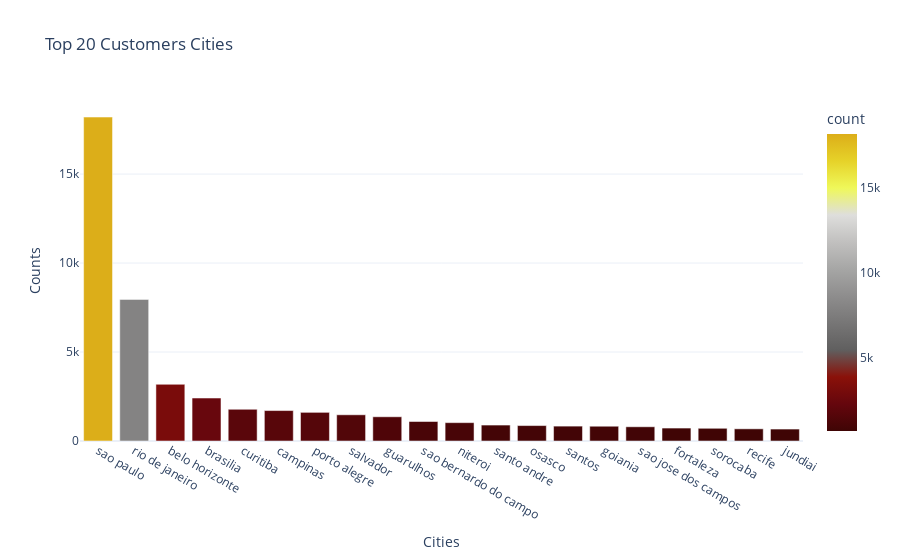

This figure's notebook cell:
### Code cell
# Customer city distribution (top 20):
top_cities = df_customers_geo['customer_city'].value_counts().nlargest(20).reset_index()
top_cities.columns = ['city', 'count']

fig = px.bar(
    top_cities,
    x='city',
    y='count',
    title='Top 20 Customers Cities',
    color='count',
    color_continuous_scale='Oxy'
)

fig.update_layout(
    xaxis_title='Cities',
    yaxis_title='Counts',
    template='plotly_white'
)  
fig.show()

### Figure 1 — Plotly figure (JSON) as saved in the notebook; plotly's stock layout.template omitted (floating-point values rounded to 4 significant figures)
{"data": [{"alignmentgroup": "True", "hovertemplate": "city=%{x}<br>count=%{marker.color}<extra></extra>", "legendgroup": "", "marker": {"color": [18205, 7958, 3186, 2414, 1783, 1711, 1610, 1473, 1361, 1096, 1031, 896, 867, 836, 830, 799, 727, 714, 684, 671], "coloraxis": "coloraxis", "pattern": {"shape": ""}}, "name": "", "offsetgroup": "", "orientation": "v", "showlegend": false, "textposition": "auto", "type": "bar", "x": ["sao paulo", "rio de janeiro", "belo horizonte", "brasilia", "curitiba", "campinas", "porto alegre", "salvador", "guarulhos", "sao bernardo do campo", "niteroi", "santo andre", "osasco", "santos", "goiania", "sao jose dos campos", "fortaleza", "sorocaba", "recife", "jundiai"], "xaxis": "x", "y": [18205, 7958, 3186, 2414, 1783, 1711, 1610, 1473, 1361, 1096, 1031, 896, 867, 836, 830, 799, 727, 714, 684, 671], "yaxis": "y"}], "layout": {"barmode": "relative", "coloraxis": {"colorbar": {"title": {"text": "count"}}, "colorscale": [[0, "rgb(63, 5, 5)"], [0.09091, "rgb(101, 6, 13)"], [0.1818, "rgb(138, 17, 9)"], [0.2727, "rgb(96, 95, 95)"], [0.3636, "rgb(119, 118, 118)"], [0.4545, "rgb(142, 141, 141)"], [0.5455, "rgb(166, 166, 165)"], [0.6364, "rgb(193, 192, 191)"], [0.7273, "rgb(222, 222, 220)"], [0.8182, "rgb(239, 248, 90)"], [0.9091, "rgb(230, 210, 41)"], [1, "rgb(220, 174, 25)"]]}, "legend": {"tracegroupgap": 0}, "title": {"text": "Top 20 Customers Cities"}, "xaxis": {"anchor": "y", "domain": [0, 1], "title": {"text": "Cities"}}, "yaxis": {"anchor": "x", "domain": [0, 1], "title": {"text": "Counts"}}}}
